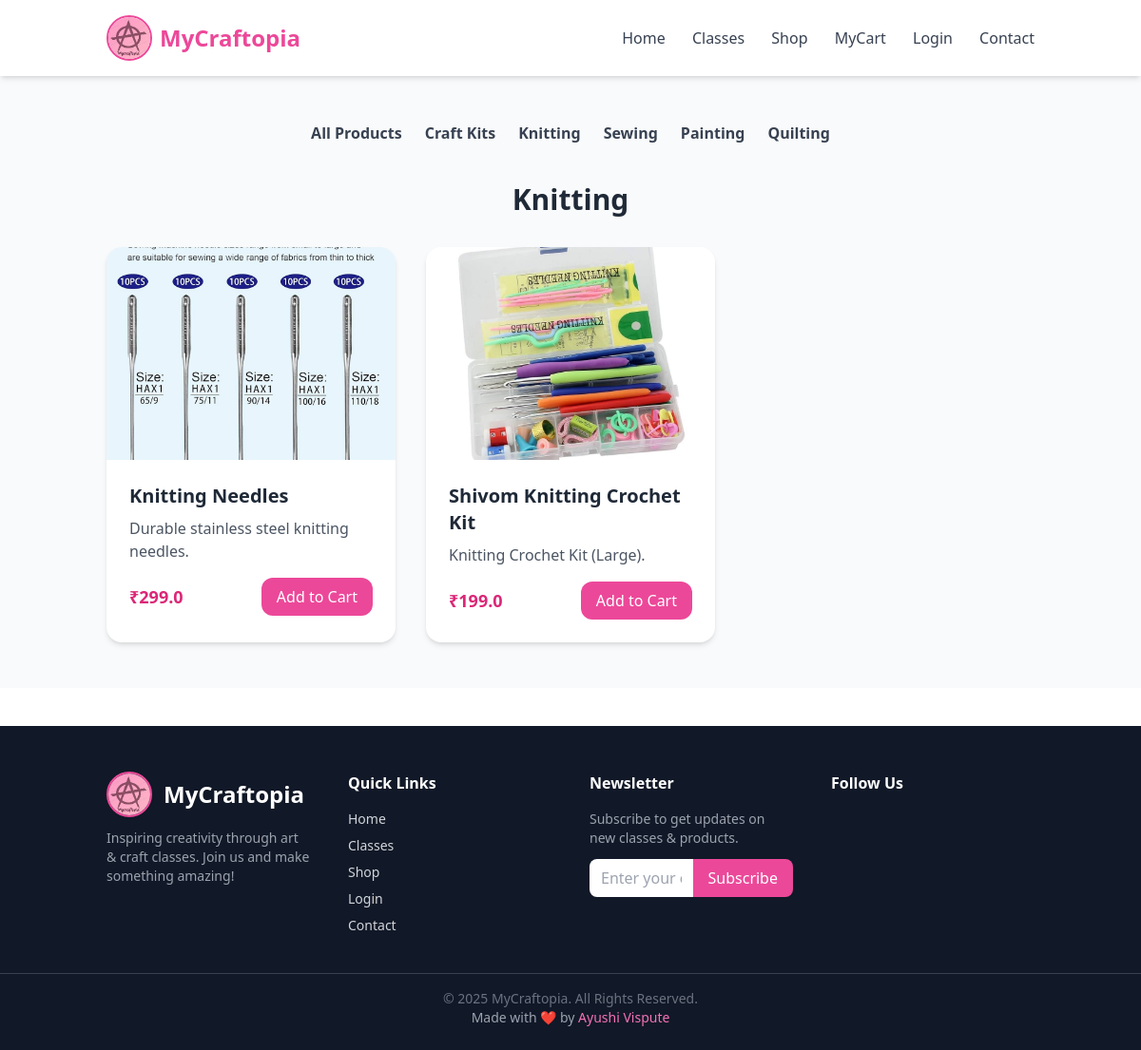
The page /shop/Knitting on the database its author committed.
### app.py (models this page shows)
class Product(db.Model):
    id = db.Column(db.Integer, primary_key=True)
    name = db.Column(db.String(200), nullable=False)
    price = db.Column(db.Float, nullable=False)
    category = db.Column(db.String(100), nullable=False)
    image = db.Column(db.String(200))
    desc = db.Column(db.Text)

### app.py (the view)
@app.route("/shop")
@app.route("/shop/<category>")
def shop(category=None):
    query = Product.query
    if category:
        query = query.filter_by(category=category)
    products = query.all()
    return render_template("shop.html", products=products, category=category)

### templates/shop.html
{% extends "base.html" %}
{% block content %}
<section class="py-12 bg-gray-50">
  <div class="container mx-auto px-6">
    <div class="flex flex-wrap justify-center gap-6 mb-10">
      <a href="{{ url_for('shop') }}" class="text-gray-700 hover:text-pink-500 font-semibold">All Products</a>
      <a href="{{ url_for('shop', category='Craft Kits') }}" class="text-gray-700 hover:text-pink-500 font-semibold">Craft Kits</a>
      <a href="{{ url_for('shop', category='Knitting') }}" class="text-gray-700 hover:text-pink-500 font-semibold">Knitting</a>
      <a href="{{ url_for('shop', category='Sewing') }}" class="text-gray-700 hover:text-pink-500 font-semibold">Sewing</a>
      <a href="{{ url_for('shop', category='Painting') }}" class="text-gray-700 hover:text-pink-500 font-semibold">Painting</a>
      <a href="{{ url_for('shop', category='Quilting') }}" class="text-gray-700 hover:text-pink-500 font-semibold">Quilting</a>
    </div>
    <div class="text-center mb-8">
      <h2 class="text-3xl font-bold text-gray-800">
        {% if category %} {{ category }} {% else %} All Products {% endif %}
      </h2>
    </div>
    <div class="grid gap-8 md:grid-cols-2 lg:grid-cols-3">
      {% for p in products %}
      <div class="bg-white rounded-2xl shadow-md overflow-hidden transform transition duration-300 hover:scale-105 hover:shadow-2xl hover:-translate-y-2">
        <img src="{{ url_for('static', filename='images/' ~ p.image) }}" class="w-full h-56 object-cover" alt="{{ p.name }}">
        <div class="p-6">
          <h3 class="text-xl font-semibold text-gray-800">{{ p.name }}</h3>
          <p class="mt-2 text-gray-600">{{ p.desc }}</p>
          <div class="flex items-center justify-between mt-4">
            <span class="text-lg font-bold text-pink-600">₹{{ p.price }}</span>
            <a href="{{ url_for('add_to_cart', product_id=p.id) }}"
               class="px-4 py-2 bg-pink-500 text-white rounded-xl hover:bg-pink-600 transition">
              Add to Cart
            </a>
          </div>
        </div>
      </div>
      {% else %}
      <p class="col-span-full text-center text-gray-500">No products available.</p>
      {% endfor %}
    </div>
  </div>
</section>
{% endblock %}

### rows shown on the page
Product: image (picture), name "Knitting Needles", desc "Durable stainless steel knitting needles.", price "299.0"
Product: image (picture), name "Shivom Knitting Crochet Kit", desc "Knitting Crochet Kit (Large).", price "199.0"

### other values the page prints
{{ category }} "Knitting"
